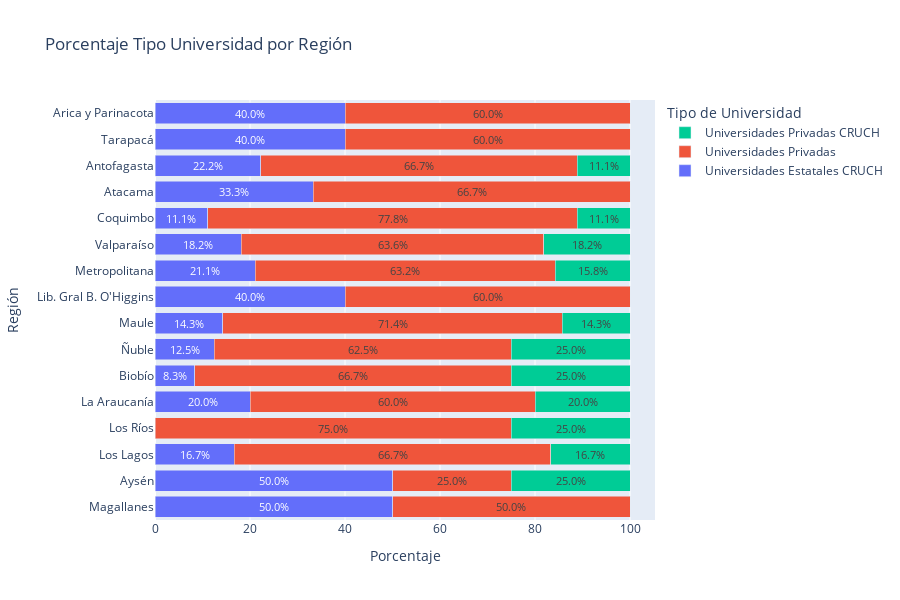

The notebook cell saved with this chart:
### Code cell
df_porcentaje = plots.preparar_dataset_tipo_universidad(data['set_a'], plots.tipos_universidad, plots.orden_regiones)
plots.plotly_tipo_universidad_por_region(df_porcentaje)

### Figure 1 — Plotly figure (JSON) as saved in the notebook; plotly's stock layout.template omitted (floating-point values rounded to 4 significant figures)
{"data": [{"insidetextanchor": "middle", "name": "Universidades Estatales CRUCH", "orientation": "h", "text": ["40.0%", "40.0%", "22.2%", "33.3%", "11.1%", "18.2%", "21.1%", "40.0%", "14.3%", "12.5%", "8.3%", "20.0%", "0.0%", "16.7%", "50.0%", "50.0%"], "textfont": {"size": 11}, "textposition": "inside", "type": "bar", "x": [40.0, 40.0, 22.22, 33.33, 11.11, 18.18, 21.05, 40.0, 14.29, 12.5, 8.333, 20.0, 0.0, 16.67, 50.0, 50.0], "y": ["Arica y Parinacota", "Tarapacá", "Antofagasta", "Atacama", "Coquimbo", "Valparaíso", "Metropolitana", "Lib. Gral B. O'Higgins", "Maule", "Ñuble", "Biobío", "La Araucanía", "Los Ríos", "Los Lagos", "Aysén", "Magallanes"]}, {"insidetextanchor": "middle", "name": "Universidades Privadas", "orientation": "h", "text": ["60.0%", "60.0%", "66.7%", "66.7%", "77.8%", "63.6%", "63.2%", "60.0%", "71.4%", "62.5%", "66.7%", "60.0%", "75.0%", "66.7%", "25.0%", "50.0%"], "textfont": {"size": 11}, "textposition": "inside", "type": "bar", "x": [60.0, 60.0, 66.67, 66.67, 77.78, 63.64, 63.16, 60.0, 71.43, 62.5, 66.67, 60.0, 75.0, 66.67, 25.0, 50.0], "y": ["Arica y Parinacota", "Tarapacá", "Antofagasta", "Atacama", "Coquimbo", "Valparaíso", "Metropolitana", "Lib. Gral B. O'Higgins", "Maule", "Ñuble", "Biobío", "La Araucanía", "Los Ríos", "Los Lagos", "Aysén", "Magallanes"]}, {"insidetextanchor": "middle", "name": "Universidades Privadas CRUCH", "orientation": "h", "text": ["0.0%", "0.0%", "11.1%", "0.0%", "11.1%", "18.2%", "15.8%", "0.0%", "14.3%", "25.0%", "25.0%", "20.0%", "25.0%", "16.7%", "25.0%", "0.0%"], "textfont": {"size": 11}, "textposition": "inside", "type": "bar", "x": [0.0, 0.0, 11.11, 0.0, 11.11, 18.18, 15.79, 0.0, 14.29, 25.0, 25.0, 20.0, 25.0, 16.67, 25.0, 0.0], "y": ["Arica y Parinacota", "Tarapacá", "Antofagasta", "Atacama", "Coquimbo", "Valparaíso", "Metropolitana", "Lib. Gral B. O'Higgins", "Maule", "Ñuble", "Biobío", "La Araucanía", "Los Ríos", "Los Lagos", "Aysén", "Magallanes"]}], "layout": {"barmode": "stack", "height": 600, "legend": {"title": {"text": "Tipo de Universidad"}}, "title": {"text": "Porcentaje Tipo Universidad por Región"}, "xaxis": {"title": {"text": "Porcentaje"}}, "yaxis": {"autorange": "reversed", "title": {"text": "Región"}}}}
